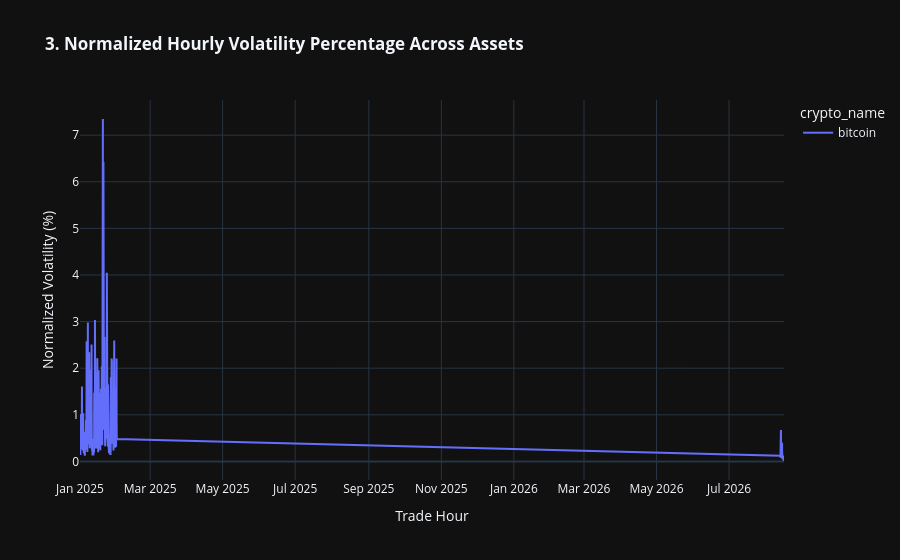

Notebook code cell kept with this figure:
### Code cell
fig_normalized_hourly_volatility = px.line(
    df,
    x="trade_hour",
    y="normalized_volatility_pct",
    color="crypto_name",
    title="<b>3. Normalized Hourly Volatility Percentage Across Assets</b>",
    labels={
        "normalized_volatility_pct": "Normalized Volatility (%)",
        "trade_hour": "Trade Hour",
    },
    template="plotly_dark",
)

fig_normalized_hourly_volatility.show()

### Figure 1 — Plotly figure (JSON) as saved in the notebook; plotly's stock layout.template omitted (floating-point values rounded to 4 significant figures; data arrays with more than 128 entries replaced by an {"elided": "..."} marker saying what was removed)
{"data": [{"hovertemplate": "crypto_name=bitcoin<br>Trade Hour=%{x}<br>Normalized Volatility (%)=%{y}<extra></extra>", "legendgroup": "bitcoin", "line": {"color": "#636efa", "dash": "solid"}, "marker": {"symbol": "circle"}, "mode": "lines", "name": "bitcoin", "orientation": "v", "showlegend": true, "type": "scatter", "x": {"elided": "817 str values"}, "xaxis": "x", "y": {"elided": "817 float values"}, "yaxis": "y"}], "layout": {"legend": {"title": {"text": "crypto_name"}, "tracegroupgap": 0}, "title": {"text": "<b>3. Normalized Hourly Volatility Percentage Across Assets</b>"}, "xaxis": {"anchor": "y", "domain": [0, 1], "title": {"text": "Trade Hour"}}, "yaxis": {"anchor": "x", "domain": [0, 1], "title": {"text": "Normalized Volatility (%)"}}}}
